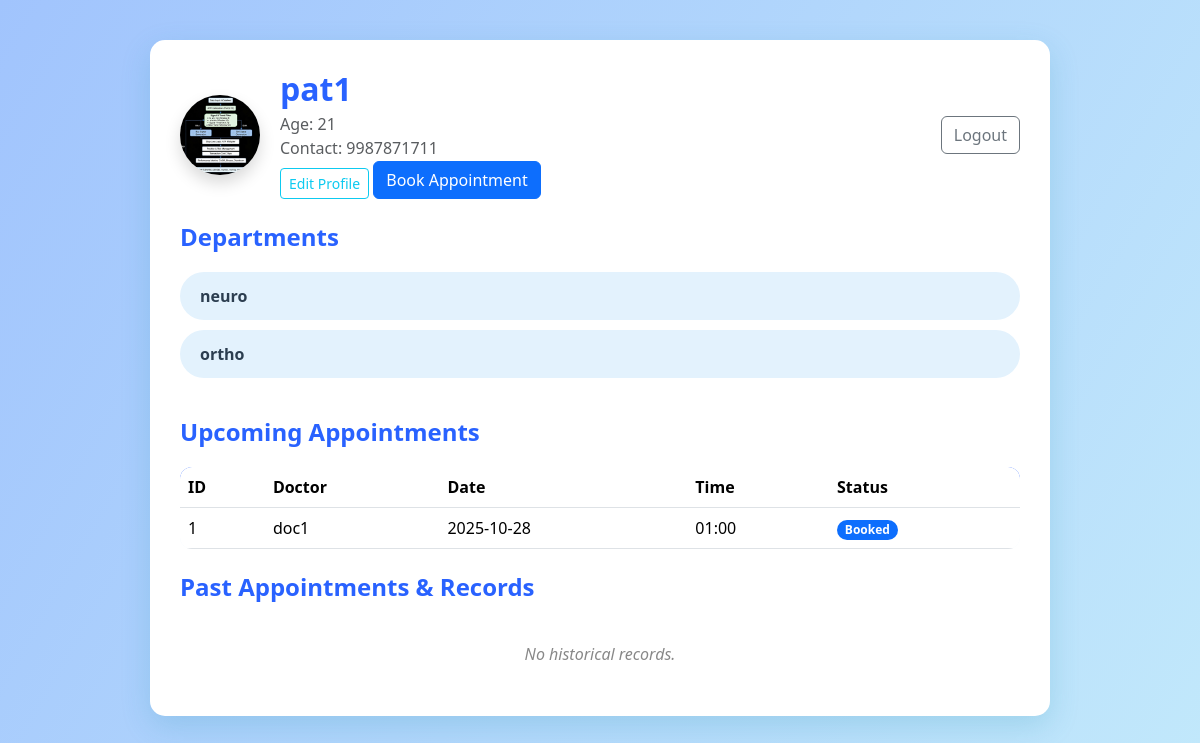
/patient (signed in), run on an earlier commit of the app's database.
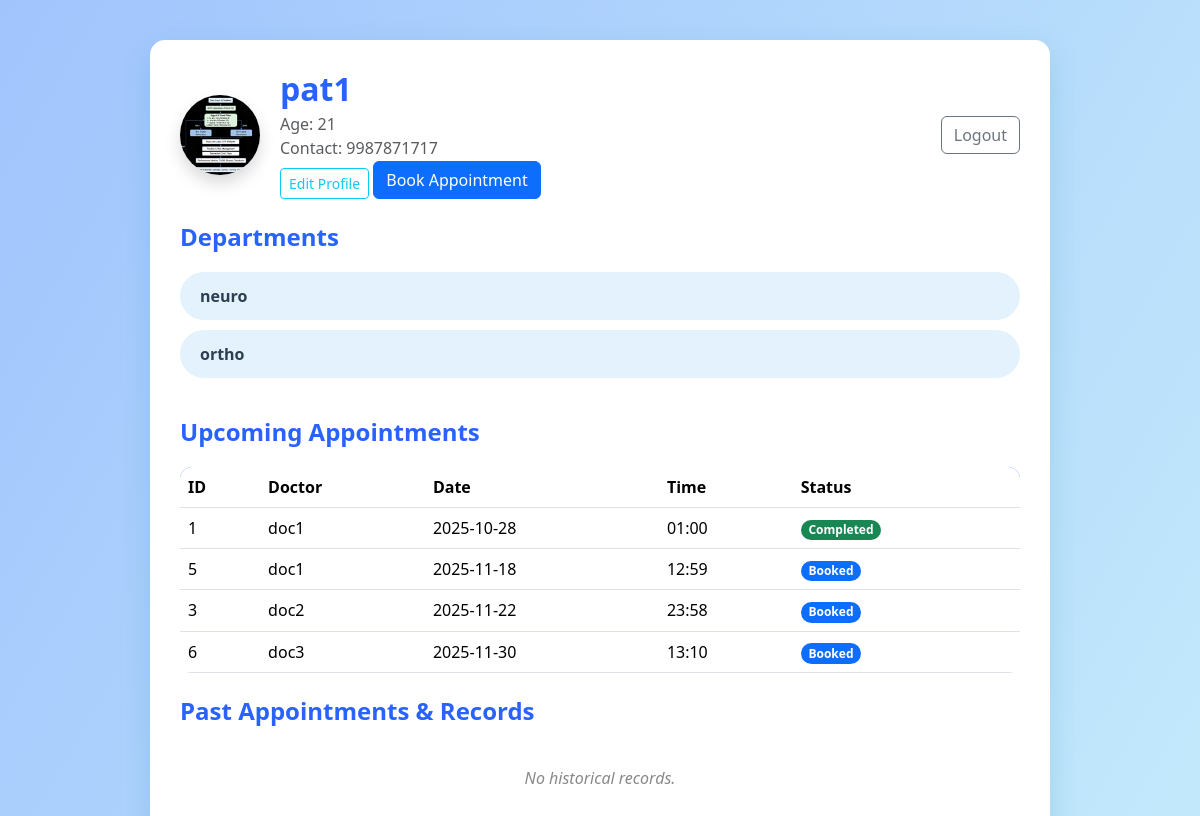
And on a later commit of the database.
### tables this page shows
CREATE TABLE patients (
    id INTEGER PRIMARY KEY,  -- links to users.id
    name TEXT NOT NULL,
    contact TEXT
, age INTEGER, pfp TEXT);

CREATE TABLE users (
    id INTEGER PRIMARY KEY AUTOINCREMENT,
    username TEXT UNIQUE NOT NULL,
    password TEXT NOT NULL,
    role TEXT NOT NULL CHECK(role IN ('admin', 'doctor', 'patient'))
);

CREATE TABLE departments (
    id INTEGER PRIMARY KEY AUTOINCREMENT,
    name TEXT UNIQUE NOT NULL,
    overview TEXT
);

CREATE TABLE appointments (
    id INTEGER PRIMARY KEY AUTOINCREMENT,
    doctor_id INTEGER NOT NULL,
    patient_id INTEGER NOT NULL,
    date TEXT NOT NULL,
    time TEXT NOT NULL,
    status TEXT NOT NULL CHECK(status IN ('Booked', 'Completed', 'Cancelled')),
    diagnosis TEXT,
    prescription TEXT,
    notes TEXT,
    FOREIGN KEY (doctor_id) REFERENCES users(id),
    FOREIGN KEY (patient_id) REFERENCES users(id)
);

### app.py (the view)
@app.route('/patient')
def patient_dashboard():
    if 'user_id' not in session or session.get('role') != 'patient':
        return redirect(url_for('login'))
    user_id = session['user_id']
    db = get_db()
    user = db.execute('SELECT username FROM users WHERE id = ?', (user_id,)).fetchone()
    if not user:
        return "User not found!", 404
    patient_name = user[0]
    patient = db.execute('SELECT contact, age, pfp FROM patients WHERE id = ?', (user_id,)).fetchone()
    patient_contact = patient[0] if patient else ''
    patient_age = patient[1] if patient else ''
    patient_pfp = patient[2] if patient else None
    departments = db.execute('SELECT id, name FROM departments').fetchall()
    appointments = db.execute(
        '''
        SELECT a.id, u.username, a.date, a.time, a.status
        FROM appointments a
          JOIN users u ON a.doctor_id = u.id
        WHERE a.patient_id = ?
        ORDER BY a.date, a.time
        ''',
        (user_id,)
    ).fetchall()
    return render_template(
        'patient_dashboard.html',
        patient_name=patient_name,
        patient_contact=patient_contact,
        patient_age=patient_age,
        patient_pfp=patient_pfp,
        departments=departments,
        upcoming_appointments=appointments
    )

### app.py (called while the page is built)
def get_db():
    db = getattr(g, '_database', None)
    if db is None:
        db = g._database = sqlite3.connect(DATABASE)
    return db

@app.teardown_appcontext
def close_connection(exception):
    db = getattr(g, '_database', None)
    if db is not None:
        db.close()

### templates/patient_dashboard.html (shortened to what this page needs)
<!doctype html>
<html lang="en">
<head>
    <link href="https://cdn.jsdelivr.net/npm/bootstrap@5.3.2/dist/css/bootstrap.min.css" rel="stylesheet">
</head>
<body>
<div class="dashboard-container">
    <div class="d-flex align-items-center mb-4" style="gap:20px;">
      <img src="{% if patient_pfp %}/static/patient_pfps/{{ patient_pfp }}{% else %}https://ui-avatars.com/api/?name={{ patient_name | urlencode }}&background=5fa8d3&color=fff&size=80{% endif %}"
     class="rounded-circle shadow" width="80" height="80" alt="Profile">
      <div>
        <h2 class="mb-1">{{ patient_name }}</h2>
        <div class="text-muted">Age: {{ patient_age }}</div>
        <div class="text-muted">Contact: {{ patient_contact }}</div>
        <a href="/edit_profile" class="btn btn-sm btn-outline-info mt-2">Edit Profile</a>
        <a href="{{ url_for('book_appointment') }}" class="btn btn-primary">Book Appointment</a>
      </div>
      <a href="/logout" class="btn btn-outline-secondary ms-auto">Logout</a>
    </div>
    <h4>Departments</h4>
    <ul>
      {% for dept in departments %}
        <li class="dept-link" data-dept="{{ dept[0] }}">{{ dept[1] }}</li>
      {% endfor %}
    </ul>
    <h4>Upcoming Appointments</h4>
    {% if upcoming_appointments %}
    <table class="table mb-0">
      <thead>
        <tr>
          <th>ID</th><th>Doctor</th><th>Date</th><th>Time</th><th>Status</th>
        </tr>
      </thead>
      <tbody>
        {% for appt in upcoming_appointments %}
        <tr>
          <td>{{ appt[0] }}</td>
          <td>{{ appt[1] }}</td>
          <td>{{ appt[2] }}</td>
          <td>{{ appt[3] }}</td>
          <td>
            {% if appt[4] == 'Booked' %}
              <span class="badge rounded-pill bg-primary">Booked</span>
            {% elif appt[4] == 'Completed' %}
              <span class="badge rounded-pill bg-success">Completed</span>
            {% elif appt[4] == 'Cancelled' %}
              <span class="badge rounded-pill bg-danger">Cancelled</span>
            {% else %}
              <span class="badge rounded-pill bg-secondary">{{ appt[4] }}</span>
            {% endif %}
          </td>
        </tr>
        {% endfor %}
      </tbody>
    </table>
    {% else %}
    <div class="no-appointments">You have no upcoming appointments.</div>
    {% endif %}
    <h4 class="mt-4">Past Appointments & Records</h4>
    {% if past_appointments %}
    <table class="table">
      <thead>
        <tr>
          <th>Date</th><th>Doctor</th><th>Diagnosis</th><th>Prescription</th><th>Notes</th>
        </tr>
      </thead>
      <tbody>
        {% for appt in past_appointments %}
        <tr>
          <td>{{ appt[2] }}</td>
          <td>{{ appt[1] }}</td>
          <td>{{ appt[5] or '-' }}</td>
          <td>{{ appt[6] or '-' }}</td>
          <td>{{ appt[7] or '-' }}</td>
        </tr>
        {% endfor %}
      </tbody>
    </table>
    {% else %}
    <div class="no-appointments">No historical records.</div>
    {% endif %}
</div>
</body>
</html>

### templates/patient_dashboard.html (style rules this page uses)
body { background: linear-gradient(120deg, #a1c4fd 0%, #c2e9fb 100%); min-height: 100vh; font-family: 'Segoe UI', Tahoma, Geneva, Verdana, sans-serif; color: #2c3e50; }
.dashboard-container { margin: 40px auto; max-width: 900px; background: white; border-radius: 15px; box-shadow: 0 10px 30px rgba(33, 147, 176, 0.2); padding: 30px; }
h2, h4 { color: #2962ff; font-weight: 700; margin-bottom: 20px; }
ul { list-style-type: none; padding-left: 0; margin-bottom: 40px; }
ul li { background-color: #e3f2fd; margin-bottom: 10px; padding: 12px 20px; border-radius: 25px; font-weight: 600; cursor: pointer; transition: background 0.2s; }
table { border-radius: 12px; overflow: hidden; }
thead tr { background-color: #2962ff; color: white; font-weight: 700; }
tbody tr:nth-child(odd) { background-color: #f1f9ff; }
.no-appointments { text-align: center; color: #888; padding: 20px 0; font-style: italic; }

What changed in the data, as far as the page shows it:
changed patients: contact "9987871711" → "9987871717"
changed appointments id 1: status "Booked" → "Completed"
added appointments: id "5", username "doc1", date "2025-11-18", time "12:59", status "Booked"
added appointments: id "3", username "doc2", date "2025-11-22", time "23:58", status "Booked"
added appointments: id "6", username "doc3", date "2025-11-30", time "13:10", status "Booked"
